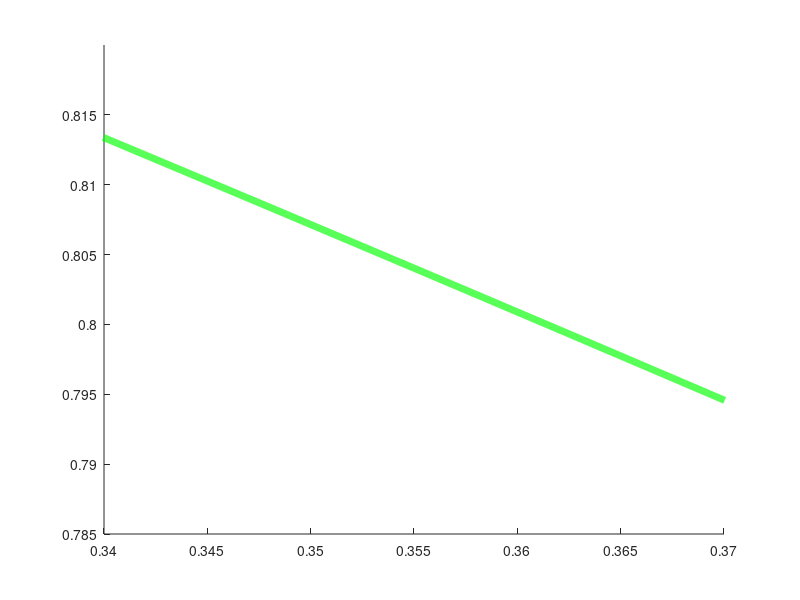

The MATLAB source for this figure: (Note: this script raises an error after producing the figure.)
function goTwoParamB

figure(83)
set(gcf,'Position',[100 100 500 440])
set(gca,'Position',[0.14,0.14,0.8,0.8])
clf
hold on

xMin = 0.34;
xMax = 0.37;
yMin = 0.785;
yMax = 0.82;

xlim([xMin xMax]);
ylim([yMin yMax]);

b = 0.04;
r = .9;

lw=5;
sz=18;

OO_ori = linspace(yMin, yMax, 10000);
FF_ori = sqrt((1 - OO_ori.^2).^2 + b^2 .* OO_ori.^2);

plot(FF_ori, OO_ori, 'g-', 'LineWidth', lw)

% Plot grazing curves

h = 1e-4;
Gtol = 1e-5;
numNewtonMax = 10;

omegaStart = 0.839;
omegaStep = .002;
numStep =81;
FtGuess = [.5214;1.];
impactVec = [0,1];
xThreshold = -.5;
dtFrac = .05;

omegaVec = zeros(numStep,1);
FtAll = zeros(numStep,2);
for k = 1:numStep
    if k == 1
        omega = omegaStart;
    else
        omega = omega + omegaStep;
    end
    if k >= 3
        FtGuess = 2*FtAll(k-1,:)' - FtAll(k-2,:)';
    end
    dt = 2*pi/omega*dtFrac;
    parVec7 = [b,omega,r,xThreshold,dt,0];

    % Newton!!!
    j = 1;
    G = getAuxGrazFunc(FtGuess(1),FtGuess(2),impactVec,parVec7);
    while norm(G) > Gtol && j <= numNewtonMax
        Gpa = getAuxGrazFunc(FtGuess(1)+h,FtGuess(2),impactVec,parVec7);
        Gma = getAuxGrazFunc(FtGuess(1)-h,FtGuess(2),impactVec,parVec7);
        Gpb = getAuxGrazFunc(FtGuess(1),FtGuess(2)+h,impactVec,parVec7);
        Gmb = getAuxGrazFunc(FtGuess(1),FtGuess(2)-h,impactVec,parVec7);
        DG = 1/(2*h)*[Gpa-Gma,Gpb-Gmb];
        FtGuess = FtGuess - DG\G;
        G = getAuxGrazFunc(FtGuess(1),FtGuess(2),impactVec,parVec7);
        j = j+1;
    end

    omegaVec(k) = omega;
    FtAll(k,:) = FtGuess';
    disp(k)
end
plot(FtAll(:,1), omegaVec, 'Color', '#800080', 'LineWidth', lw); % Dark purple

Purp1A = FtAll(:,1);
Purp1B = omegaVec;


h = 1e-4;
Gtol = 1e-5;
numNewtonMax = 10;

omegaStart = 0.839;
omegaStep = -.0002;
numStep =255;
FtGuess = [.5214;1.];
impactVec = [0,1];
xThreshold = -.5;
dtFrac = .05;

omegaVec = zeros(numStep,1);
FtAll = zeros(numStep,2);
for k = 1:numStep
    if k == 1
        omega = omegaStart;
    else
        omega = omega + omegaStep;
    end
    if k >= 3
        FtGuess = 2*FtAll(k-1,:)' - FtAll(k-2,:)';
    end
    dt = 2*pi/omega*dtFrac;
    parVec7 = [b,omega,r,xThreshold,dt,0];

    % Newton!!!
    j = 1;
    G = getAuxGrazFunc(FtGuess(1),FtGuess(2),impactVec,parVec7);
    while norm(G) > Gtol && j <= numNewtonMax
        Gpa = getAuxGrazFunc(FtGuess(1)+h,FtGuess(2),impactVec,parVec7);
        Gma = getAuxGrazFunc(FtGuess(1)-h,FtGuess(2),impactVec,parVec7);
        Gpb = getAuxGrazFunc(FtGuess(1),FtGuess(2)+h,impactVec,parVec7);
        Gmb = getAuxGrazFunc(FtGuess(1),FtGuess(2)-h,impactVec,parVec7);
        DG = 1/(2*h)*[Gpa-Gma,Gpb-Gmb];
        FtGuess = FtGuess - DG\G;
        G = getAuxGrazFunc(FtGuess(1),FtGuess(2),impactVec,parVec7);
        j = j+1;
    end

    omegaVec(k) = omega;
    FtAll(k,:) = FtGuess';
    disp(k)
end

plot(FtAll(:,1), omegaVec, 'Color', '#800080', 'LineWidth', lw);

Purp2A = FtAll(:,1);
Purp2B = omegaVec;

xi = sqrt(1 - b^2/4);
phi = r;

% for omega \approx 0.8
p = 2;
omega = xi/(5/4) %p=2
F_graz = sqrt(omega^4+(b^2-2)*omega^2+1)

plot([F_graz 0.358], [omega 0.7985], 'k-', 'LineWidth', 1)
text(0.3525, 0.7979, 'resonance', 'FontSize', 20, 'Interpreter', 'latex')
plot(sqrt((1 - omega^2).^2 + b^2*omega^2), omega, 'o', 'MarkerEdgeColor', 'k', 'MarkerFaceColor', 'k', 'MarkerSize', 11)

DATA_PD = readmatrix('pp2_omega0.8_PD.csv');
FVec_PD_data = DATA_PD(:,1);
omegaVec_PD_data = DATA_PD(:, end);
plot(FVec_PD_data,omegaVec_PD_data, '-', 'color', 'black', 'LineWidth', lw)
plot([FVec_PD_data(end) 0.361674],[omegaVec_PD_data(end) 0.79984], '-', 'color', 'black', 'LineWidth', lw)

% xFill = [FVec_PD_data(1:end-35); flipud(Purp2A(1:end-35))];
% yFill = [omegaVec_PD_data(1:end-35); flipud(Purp2B(1:end-35))];
% fill(xFill, yFill, [0.5 0.5 0.5], 'FaceAlpha', 0.3, 'EdgeColor', 'none');

DATA_PD2 = readmatrix('pp2_omega0.8_PDb.csv');
FVec_PD2_data = DATA_PD2(:,1);
omegaVec_PD2_data = DATA_PD2(:, end);
plot(FVec_PD2_data,omegaVec_PD2_data, '-', 'color', 'black', 'LineWidth', lw)


% xFill = [FVec_PD2_data; flipud(Purp1A)];
% yFill = [omegaVec_PD2_data; flipud(Purp1B)];
% fill(xFill, yFill, [0.5 0.5 0.5], 'FaceAlpha', 0.3, 'EdgeColor', 'none');

DATA_SN = readmatrix('pp2_omega0.8_SN.csv');
FVec_SN_data = DATA_SN(:,1);
omegaVec_SN_data = DATA_SN(:, end);
plot(FVec_SN_data,omegaVec_SN_data, '-', 'color', 'black', 'LineWidth', lw)

DATA_SN2 = readmatrix('pp2_omega0.8_SNb.csv');
FVec_SN2_data = DATA_SN2(:,1);
omegaVec_SN2_data = DATA_SN2(:, end);
plot(FVec_SN2_data,omegaVec_SN2_data, '-', 'color', 'black', 'LineWidth', lw)

% disp(FVec_SN2_data(end))
% disp(omegaVec_SN2_data(end))

xFill = [Purp2A(end:-1:1);Purp1A;FVec_PD2_data(end:-1:1);FVec_PD_data;FVec_SN_data(end:-1:1);FVec_SN2_data];
yFill = [Purp2B(end:-1:1);Purp1B;omegaVec_PD2_data(end:-1:1);omegaVec_PD_data;omegaVec_SN_data(end:-1:1);omegaVec_SN2_data];
fill(xFill, yFill, [0.5 0.5 0.5], 'FaceAlpha', 0.3, 'EdgeColor', 'none');

xlabel('$\mathcal{A}$', 'Interpreter', 'latex', 'FontSize',30);
ylabel('$\omega$', 'Interpreter', 'latex', 'FontSize', 30, 'Rotation', 0);

% yticks([0.78, 0.81, 0.84, 0.86]);
 
xticks([0.34, 0.35, 0.36, 0.37]);
xticklabels({'0.34', '0.35', '0.36', '0.37'});  
yticks([0.79, 0.8, 0.81, 0.82]);
yticklabels({'0.79', '0.8', '0.81', '0.82'});  

set(gca, 'TickLabelInterpreter', 'latex');
set(gca, 'FontSize', 20);

text(0.364, 0.7995, '$\mathcal{A}_{\rm graz}$', 'Interpreter', 'latex', 'FontSize',30)
text(0.361, 0.7905, 'secondary', 'FontSize', 20, 'Interpreter', 'latex');
text(0.361, 0.7888, 'grazing', 'FontSize', 20, 'Interpreter', 'latex');
text(0.3458, 0.8125, 'PD', 'Interpreter', 'latex', 'FontSize',20)
text(0.3617, 0.796, 'SN', 'Interpreter', 'latex', 'FontSize',20)

plot(0.350751, 0.788158, 'o', 'MarkerEdgeColor', 'k', 'MarkerFaceColor', 'k', 'MarkerSize', 11)

function G = getAuxGrazFunc(F,t0,impactVec,parVec7)

b = parVec7(1);
omega = parVec7(2);
r = parVec7(3);
xThreshold = parVec7(4);
dt = parVec7(5);
plotStuff = parVec7(6);

parVec = [b,omega,F];

if plotStuff == 1
    %%%%%%%%%%%%%%%%%%%%%%%%%%%
    figure(102)
    clf
    hold on
    grid on
end

tStart = t0;
x0 = 0;
for oscNum = 1:length(impactVec)
    if impactVec(oscNum) == 1
        % evaluate disc map
        [t1,rho1] = getIntersectionGeneral(x0,0,t0,parVec,dt,-1,1,xThreshold);
        t2 = t1;
        y2 = -r*rho1(2);
        [t3,rho3] = getIntersectionGeneral(0,y2,t2,parVec,dt,-1,2,xThreshold);
        x3 = rho3(1);
    else
        t3 = t0;
        x3 = x0;
    end
    % evaluate global map
    [t4,rho4] = getIntersectionGeneral(x3,0,t3,parVec,dt,1,3,xThreshold);

    if plotStuff == 1
        ttt = linspace(t3,t4,500);
        zzz = zeros(2,length(ttt));
        for j = 1:length(ttt)
            zzz(:,j) = getFlow(ttt(j),x3,0,t3,parVec);
        end
        plot(zzz(1,:),zzz(2,:),'kx-')
    end

    t0 = t4;
    x0 = rho4(1);
end
G = [x0;clockDifference(tStart,t0,2*pi/omega)];
